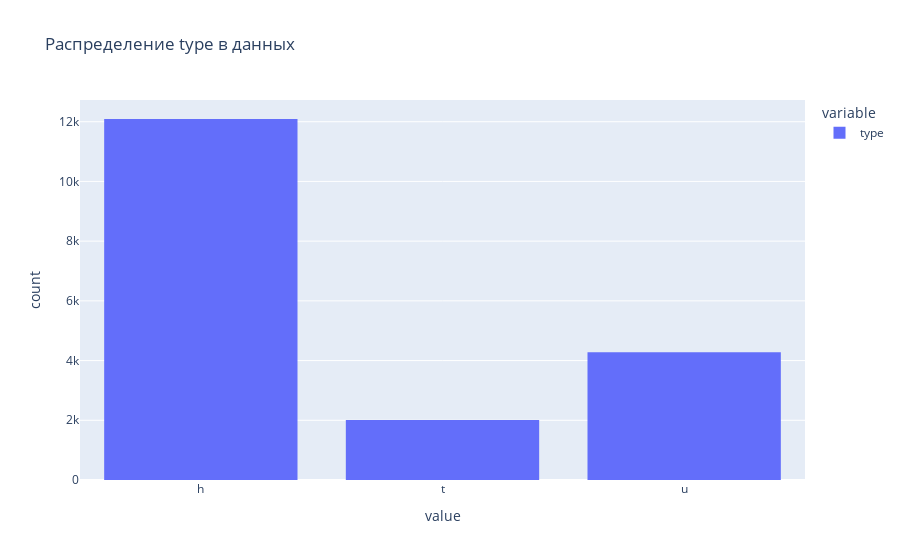

The notebook cell this image was saved under:
### Markdown cell above
### type

### Code cell
train['type'].hist(title='Распределение type в данных')

### Figure 1 — Plotly figure (JSON) as saved in the notebook; plotly's stock layout.template omitted (floating-point values rounded to 4 significant figures; data arrays with more than 128 entries replaced by an {"elided": "..."} marker saying what was removed)
{"data": [{"alignmentgroup": "True", "bingroup": "x", "hovertemplate": "variable=type<br>value=%{x}<br>count=%{y}<extra></extra>", "legendgroup": "type", "marker": {"color": "#636efa", "pattern": {"shape": ""}}, "name": "type", "offsetgroup": "type", "orientation": "v", "showlegend": true, "x": {"elided": "18373 str values"}, "xaxis": "x", "yaxis": "y", "type": "histogram"}], "layout": {"xaxis": {"anchor": "y", "domain": [0.0, 1.0], "title": {"text": "value"}}, "yaxis": {"anchor": "x", "domain": [0.0, 1.0], "title": {"text": "count"}}, "legend": {"title": {"text": "variable"}, "tracegroupgap": 0}, "title": {"text": "Распределение type в данных"}, "barmode": "relative"}}
